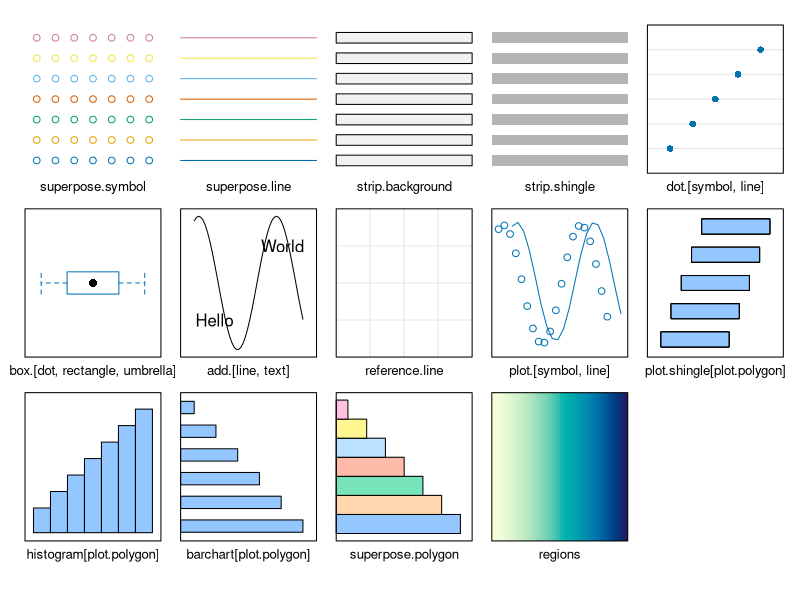
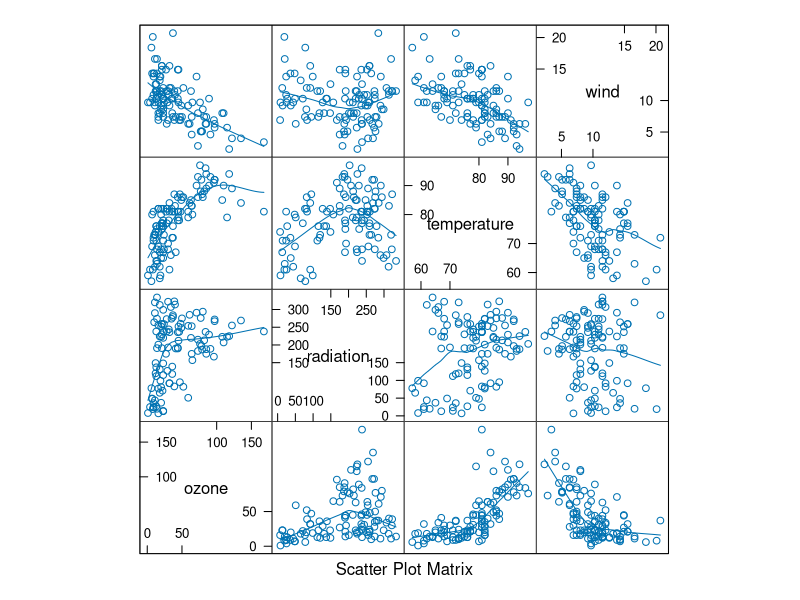
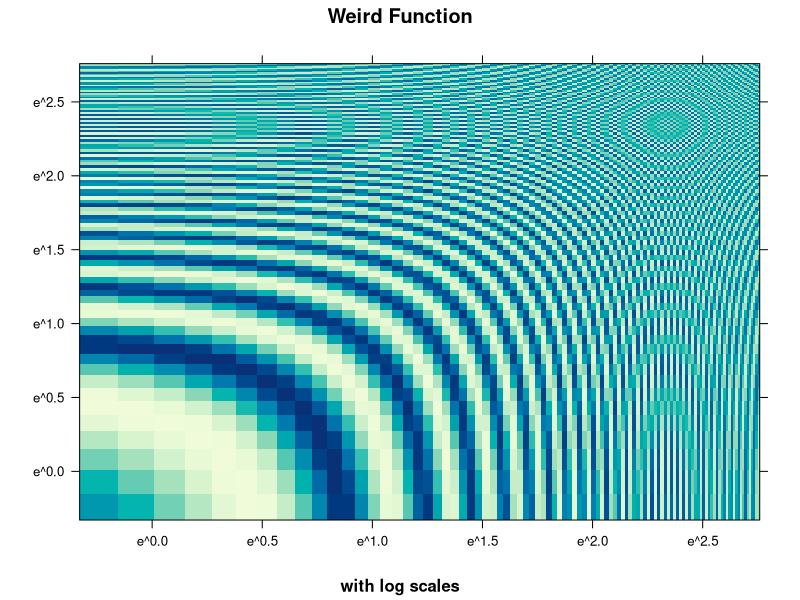

The R script that drew these images, in order:
## Lattice 패키지 소개

# 1) 패키지 불러오기
library(lattice)

# 2) Lattice 시각화 예시 
trellis.device()
show.settings()

# 3) 산점도 매트릭스 
splom(~environmental,
      panel=function(x,y){
        panel.xyplot(x,y)
        panel.loess(x,y)
      })

# 4) 다변량 시각화 예시 
x <- seq(pi/4, 5 * pi, length.out = 100)
y <- seq(pi/4, 5 * pi, length.out = 100)
r <- as.vector(sqrt(outer(x^2, y^2, "+")))
grid <- expand.grid(x=x, y=y)
grid$z <- cos(r^2) * exp(-r/(pi^3))
levelplot(z~x*y, grid, cuts = 50, scales=list(log="e"), xlab="",
          ylab="", main="Weird Function", sub="with log scales",
          colorkey = FALSE, region = TRUE)



